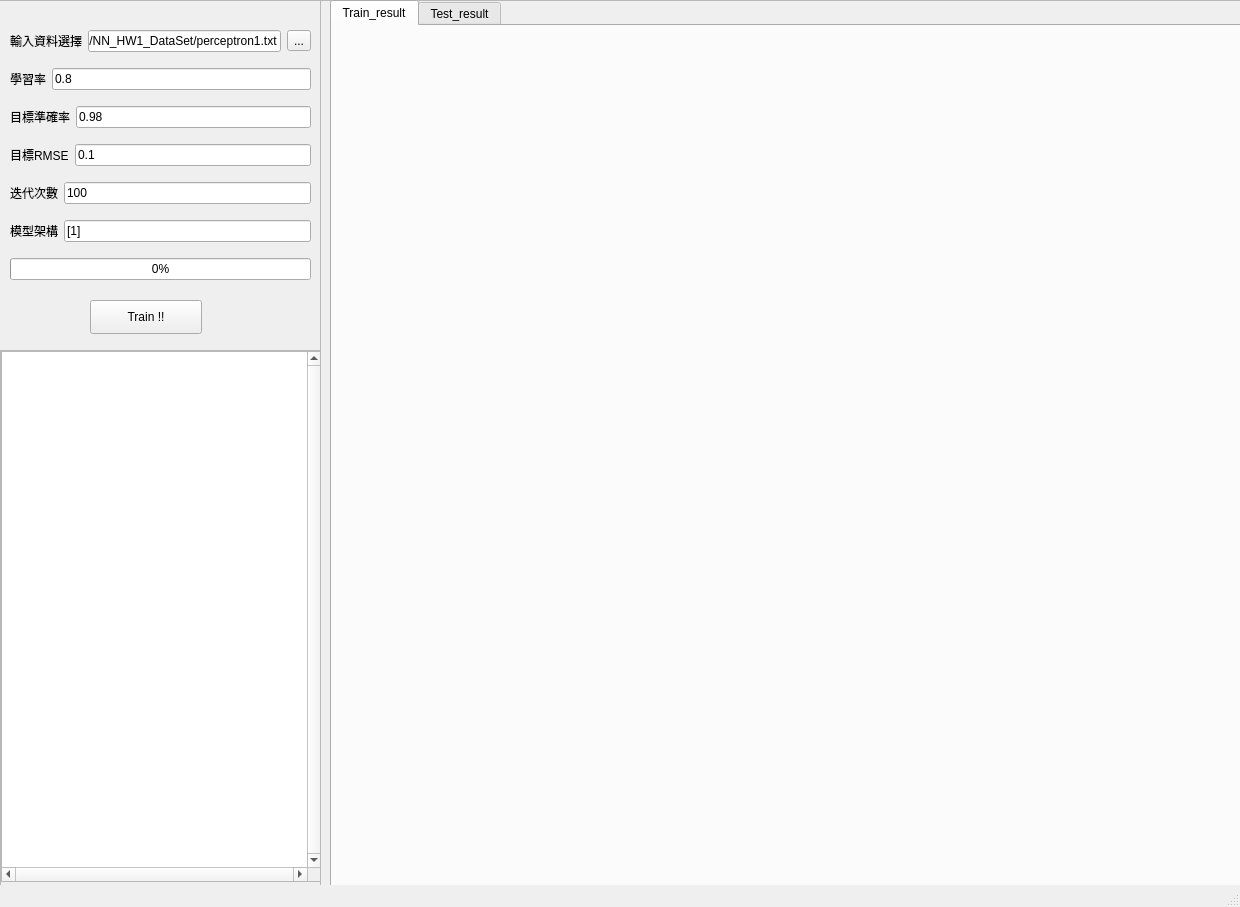
<?xml version="1.0" encoding="UTF-8"?>
<ui version="4.0">
 <class>MainWindow</class>
 <widget class="QMainWindow" name="MainWindow">
  <property name="geometry">
   <rect>
    <x>0</x>
    <y>0</y>
    <width>1240</width>
    <height>907</height>
   </rect>
  </property>
  <property name="windowTitle">
   <string>MainWindow</string>
  </property>
  <widget class="QWidget" name="centralwidget">
   <widget class="QFrame" name="Input_frame">
    <property name="geometry">
     <rect>
      <x>-10</x>
      <y>0</y>
      <width>331</width>
      <height>351</height>
     </rect>
    </property>
    <property name="frameShape">
     <enum>QFrame::StyledPanel</enum>
    </property>
    <property name="frameShadow">
     <enum>QFrame::Raised</enum>
    </property>
    <widget class="QPushButton" name="pushButton">
     <property name="geometry">
      <rect>
       <x>100</x>
       <y>300</y>
       <width>112</width>
       <height>34</height>
      </rect>
     </property>
     <property name="text">
      <string>Train !!</string>
     </property>
    </widget>
    <widget class="QWidget" name="layoutWidget">
     <property name="geometry">
      <rect>
       <x>20</x>
       <y>20</y>
       <width>301</width>
       <height>271</height>
      </rect>
     </property>
     <layout class="QVBoxLayout" name="verticalLayout_3">
      <item>
       <layout class="QHBoxLayout" name="horizontalLayout_2">
        <item>
         <widget class="QLabel" name="inputfile_label">
          <property name="text">
           <string>輸入資料選擇</string>
          </property>
         </widget>
        </item>
        <item>
         <widget class="QLineEdit" name="inputfilepath_edit">
          <property name="text">
           <string>./NN_HW1_DataSet/perceptron1.txt</string>
          </property>
         </widget>
        </item>
        <item>
         <widget class="QToolButton" name="inputfilepath_btn">
          <property name="text">
           <string>...</string>
          </property>
         </widget>
        </item>
       </layout>
      </item>
      <item>
       <layout class="QHBoxLayout" name="horizontalLayout">
        <item>
         <widget class="QLabel" name="learnrate_label">
          <property name="text">
           <string>學習率</string>
          </property>
         </widget>
        </item>
        <item>
         <widget class="QLineEdit" name="learnrate_edit">
          <property name="text">
           <string>0.8</string>
          </property>
         </widget>
        </item>
       </layout>
      </item>
      <item>
       <layout class="QHBoxLayout" name="horizontalLayout_7">
        <item>
         <widget class="QLabel" name="accuracy_label">
          <property name="text">
           <string>目標準確率</string>
          </property>
         </widget>
        </item>
        <item>
         <widget class="QLineEdit" name="accurary_edit">
          <property name="text">
           <string>0.98</string>
          </property>
         </widget>
        </item>
       </layout>
      </item>
      <item>
       <layout class="QHBoxLayout" name="horizontalLayout_3">
        <item>
         <widget class="QLabel" name="RMSE_label">
          <property name="text">
           <string>目標RMSE</string>
          </property>
         </widget>
        </item>
        <item>
         <widget class="QLineEdit" name="RMSE_edit">
          <property name="text">
           <string>0.1</string>
          </property>
         </widget>
        </item>
       </layout>
      </item>
      <item>
       <layout class="QHBoxLayout" name="horizontalLayout_4">
        <item>
         <widget class="QLabel" name="max_n_label">
          <property name="text">
           <string>迭代次數</string>
          </property>
         </widget>
        </item>
        <item>
         <widget class="QLineEdit" name="max_n_edit">
          <property name="text">
           <string>100</string>
          </property>
         </widget>
        </item>
       </layout>
      </item>
      <item>
       <layout class="QHBoxLayout" name="horizontalLayout_6">
        <item>
         <widget class="QLabel" name="modelstructure_label">
          <property name="text">
           <string>模型架構</string>
          </property>
         </widget>
        </item>
        <item>
         <widget class="QLineEdit" name="modelstructure_edit">
          <property name="text">
           <string>[1]</string>
          </property>
         </widget>
        </item>
       </layout>
      </item>
      <item>
       <widget class="QProgressBar" name="progressBar">
        <property name="maximum">
         <number>100</number>
        </property>
        <property name="value">
         <number>0</number>
        </property>
       </widget>
      </item>
     </layout>
    </widget>
   </widget>
   <widget class="QFrame" name="result_frame">
    <property name="geometry">
     <rect>
      <x>0</x>
      <y>350</y>
      <width>321</width>
      <height>561</height>
     </rect>
    </property>
    <property name="frameShape">
     <enum>QFrame::StyledPanel</enum>
    </property>
    <property name="frameShadow">
     <enum>QFrame::Raised</enum>
    </property>
    <widget class="QScrollArea" name="scrollArea">
     <property name="geometry">
      <rect>
       <x>0</x>
       <y>0</y>
       <width>321</width>
       <height>541</height>
      </rect>
     </property>
     <property name="widgetResizable">
      <bool>true</bool>
     </property>
     <widget class="QWidget" name="scrollAreaWidgetContents">
      <property name="geometry">
       <rect>
        <x>0</x>
        <y>0</y>
        <width>319</width>
        <height>539</height>
       </rect>
      </property>
      <widget class="QTextBrowser" name="textBrowser">
       <property name="geometry">
        <rect>
         <x>0</x>
         <y>0</y>
         <width>321</width>
         <height>531</height>
        </rect>
       </property>
       <property name="verticalScrollBarPolicy">
        <enum>Qt::ScrollBarAlwaysOn</enum>
       </property>
       <property name="horizontalScrollBarPolicy">
        <enum>Qt::ScrollBarAlwaysOn</enum>
       </property>
      </widget>
     </widget>
    </widget>
   </widget>
   <widget class="QFrame" name="plot_frame">
    <property name="geometry">
     <rect>
      <x>320</x>
      <y>0</y>
      <width>1061</width>
      <height>921</height>
     </rect>
    </property>
    <property name="maximumSize">
     <size>
      <width>1061</width>
      <height>921</height>
     </size>
    </property>
    <property name="frameShape">
     <enum>QFrame::StyledPanel</enum>
    </property>
    <property name="frameShadow">
     <enum>QFrame::Raised</enum>
    </property>
    <widget class="QTabWidget" name="plot_tab">
     <property name="geometry">
      <rect>
       <x>10</x>
       <y>0</y>
       <width>1031</width>
       <height>931</height>
      </rect>
     </property>
     <property name="maximumSize">
      <size>
       <width>1031</width>
       <height>931</height>
      </size>
     </property>
     <property name="currentIndex">
      <number>0</number>
     </property>
     <widget class="QWidget" name="Train_result_plot_tab">
      <property name="layoutDirection">
       <enum>Qt::LeftToRight</enum>
      </property>
      <attribute name="title">
       <string>Train_result</string>
      </attribute>
      <widget class="QWidget" name="verticalLayoutWidget">
       <property name="geometry">
        <rect>
         <x>0</x>
         <y>0</y>
         <width>871</width>
         <height>851</height>
        </rect>
       </property>
       <layout class="QVBoxLayout" name="Train_result_plot_layout">
        <property name="sizeConstraint">
         <enum>QLayout::SetFixedSize</enum>
        </property>
       </layout>
      </widget>
     </widget>
     <widget class="QWidget" name="Test_result_plot_tab">
      <property name="layoutDirection">
       <enum>Qt::LeftToRight</enum>
      </property>
      <attribute name="title">
       <string>Test_result</string>
      </attribute>
      <widget class="QWidget" name="horizontalLayoutWidget">
       <property name="geometry">
        <rect>
         <x>-10</x>
         <y>-50</y>
         <width>1041</width>
         <height>931</height>
        </rect>
       </property>
       <layout class="QHBoxLayout" name="Test_result_plot_layout">
        <property name="sizeConstraint">
         <enum>QLayout::SetFixedSize</enum>
        </property>
       </layout>
      </widget>
     </widget>
    </widget>
   </widget>
  </widget>
  <widget class="QStatusBar" name="statusbar"/>
 </widget>
 <resources/>
 <connections/>
</ui>
